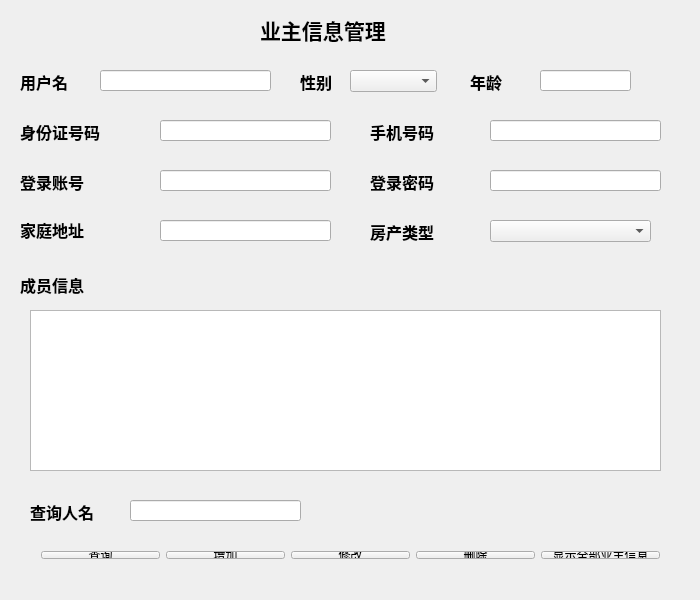
<?xml version="1.0" encoding="UTF-8"?>
<ui version="4.0">
 <class>wuyezengjiaxinxi</class>
 <widget class="QWidget" name="wuyezengjiaxinxi">
  <property name="geometry">
   <rect>
    <x>0</x>
    <y>0</y>
    <width>700</width>
    <height>600</height>
   </rect>
  </property>
  <property name="windowTitle">
   <string>wuyezengjiaxinxi</string>
  </property>
  <property name="styleSheet">
   <string notr="true">background-image: url();</string>
  </property>
  <widget class="QLabel" name="label">
   <property name="geometry">
    <rect>
     <x>260</x>
     <y>10</y>
     <width>171</width>
     <height>41</height>
    </rect>
   </property>
   <property name="text">
    <string>&lt;html&gt;&lt;head/&gt;&lt;body&gt;&lt;p&gt;&lt;span style=&quot; font-size:16pt; font-weight:600;&quot;&gt;业主信息管理&lt;/span&gt;&lt;/p&gt;&lt;/body&gt;&lt;/html&gt;</string>
   </property>
  </widget>
  <widget class="QLabel" name="label_11">
   <property name="geometry">
    <rect>
     <x>20</x>
     <y>270</y>
     <width>91</width>
     <height>31</height>
    </rect>
   </property>
   <property name="text">
    <string>&lt;html&gt;&lt;head/&gt;&lt;body&gt;&lt;p&gt;&lt;span style=&quot; font-size:12pt; font-weight:600;&quot;&gt;成员信息&lt;/span&gt;&lt;/p&gt;&lt;/body&gt;&lt;/html&gt;</string>
   </property>
  </widget>
  <widget class="QTextEdit" name="textEdit">
   <property name="geometry">
    <rect>
     <x>30</x>
     <y>310</y>
     <width>631</width>
     <height>161</height>
    </rect>
   </property>
  </widget>
  <widget class="QLineEdit" name="lineEdit">
   <property name="geometry">
    <rect>
     <x>100</x>
     <y>70</y>
     <width>171</width>
     <height>21</height>
    </rect>
   </property>
  </widget>
  <widget class="QLineEdit" name="lineEdit_2">
   <property name="geometry">
    <rect>
     <x>160</x>
     <y>170</y>
     <width>171</width>
     <height>21</height>
    </rect>
   </property>
  </widget>
  <widget class="QLineEdit" name="lineEdit_4">
   <property name="geometry">
    <rect>
     <x>160</x>
     <y>120</y>
     <width>171</width>
     <height>21</height>
    </rect>
   </property>
  </widget>
  <widget class="QLineEdit" name="lineEdit_5">
   <property name="geometry">
    <rect>
     <x>490</x>
     <y>170</y>
     <width>171</width>
     <height>21</height>
    </rect>
   </property>
  </widget>
  <widget class="QLineEdit" name="lineEdit_3">
   <property name="geometry">
    <rect>
     <x>490</x>
     <y>120</y>
     <width>171</width>
     <height>21</height>
    </rect>
   </property>
  </widget>
  <widget class="QLineEdit" name="lineEdit_8">
   <property name="geometry">
    <rect>
     <x>160</x>
     <y>220</y>
     <width>171</width>
     <height>21</height>
    </rect>
   </property>
  </widget>
  <widget class="QLineEdit" name="lineEdit_7">
   <property name="geometry">
    <rect>
     <x>540</x>
     <y>70</y>
     <width>91</width>
     <height>21</height>
    </rect>
   </property>
  </widget>
  <widget class="QLineEdit" name="lineEdit_9">
   <property name="geometry">
    <rect>
     <x>130</x>
     <y>500</y>
     <width>171</width>
     <height>21</height>
    </rect>
   </property>
  </widget>
  <widget class="QLabel" name="label_2">
   <property name="geometry">
    <rect>
     <x>20</x>
     <y>70</y>
     <width>63</width>
     <height>23</height>
    </rect>
   </property>
   <property name="text">
    <string>&lt;html&gt;&lt;head/&gt;&lt;body&gt;&lt;p&gt;&lt;span style=&quot; font-size:12pt; font-weight:600;&quot;&gt;用户名&lt;/span&gt;&lt;/p&gt;&lt;/body&gt;&lt;/html&gt;</string>
   </property>
  </widget>
  <widget class="QLabel" name="label_3">
   <property name="geometry">
    <rect>
     <x>20</x>
     <y>170</y>
     <width>84</width>
     <height>23</height>
    </rect>
   </property>
   <property name="text">
    <string>&lt;html&gt;&lt;head/&gt;&lt;body&gt;&lt;p&gt;&lt;span style=&quot; font-size:12pt; font-weight:600;&quot;&gt;登录账号&lt;/span&gt;&lt;/p&gt;&lt;/body&gt;&lt;/html&gt;</string>
   </property>
  </widget>
  <widget class="QLabel" name="label_4">
   <property name="geometry">
    <rect>
     <x>370</x>
     <y>120</y>
     <width>84</width>
     <height>23</height>
    </rect>
   </property>
   <property name="text">
    <string>&lt;html&gt;&lt;head/&gt;&lt;body&gt;&lt;p&gt;&lt;span style=&quot; font-size:12pt; font-weight:600;&quot;&gt;手机号码&lt;/span&gt;&lt;/p&gt;&lt;/body&gt;&lt;/html&gt;</string>
   </property>
  </widget>
  <widget class="QLabel" name="label_5">
   <property name="geometry">
    <rect>
     <x>20</x>
     <y>120</y>
     <width>105</width>
     <height>23</height>
    </rect>
   </property>
   <property name="text">
    <string>&lt;html&gt;&lt;head/&gt;&lt;body&gt;&lt;p&gt;&lt;span style=&quot; font-size:12pt; font-weight:600;&quot;&gt;身份证号码&lt;/span&gt;&lt;/p&gt;&lt;/body&gt;&lt;/html&gt;</string>
   </property>
  </widget>
  <widget class="QLabel" name="label_6">
   <property name="geometry">
    <rect>
     <x>370</x>
     <y>170</y>
     <width>84</width>
     <height>23</height>
    </rect>
   </property>
   <property name="text">
    <string>&lt;html&gt;&lt;head/&gt;&lt;body&gt;&lt;p&gt;&lt;span style=&quot; font-size:12pt; font-weight:600;&quot;&gt;登录密码&lt;/span&gt;&lt;/p&gt;&lt;/body&gt;&lt;/html&gt;</string>
   </property>
  </widget>
  <widget class="QLabel" name="label_8">
   <property name="geometry">
    <rect>
     <x>300</x>
     <y>70</y>
     <width>42</width>
     <height>23</height>
    </rect>
   </property>
   <property name="text">
    <string>&lt;html&gt;&lt;head/&gt;&lt;body&gt;&lt;p&gt;&lt;span style=&quot; font-size:12pt; font-weight:600;&quot;&gt;性别&lt;/span&gt;&lt;/p&gt;&lt;/body&gt;&lt;/html&gt;</string>
   </property>
  </widget>
  <widget class="QLabel" name="label_7">
   <property name="geometry">
    <rect>
     <x>20</x>
     <y>210</y>
     <width>91</width>
     <height>41</height>
    </rect>
   </property>
   <property name="text">
    <string>&lt;html&gt;&lt;head/&gt;&lt;body&gt;&lt;p&gt;&lt;span style=&quot; font-size:12pt; font-weight:600;&quot;&gt;家庭地址&lt;/span&gt;&lt;/p&gt;&lt;/body&gt;&lt;/html&gt;</string>
   </property>
  </widget>
  <widget class="QLabel" name="label_9">
   <property name="geometry">
    <rect>
     <x>470</x>
     <y>70</y>
     <width>42</width>
     <height>23</height>
    </rect>
   </property>
   <property name="text">
    <string>&lt;html&gt;&lt;head/&gt;&lt;body&gt;&lt;p&gt;&lt;span style=&quot; font-size:12pt; font-weight:600;&quot;&gt;年龄&lt;/span&gt;&lt;/p&gt;&lt;/body&gt;&lt;/html&gt;</string>
   </property>
  </widget>
  <widget class="QLabel" name="label_10">
   <property name="geometry">
    <rect>
     <x>30</x>
     <y>500</y>
     <width>84</width>
     <height>23</height>
    </rect>
   </property>
   <property name="text">
    <string>&lt;html&gt;&lt;head/&gt;&lt;body&gt;&lt;p&gt;&lt;span style=&quot; font-size:12pt; font-weight:600;&quot;&gt;查询人名&lt;/span&gt;&lt;/p&gt;&lt;/body&gt;&lt;/html&gt;</string>
   </property>
  </widget>
  <widget class="QWidget" name="layoutWidget">
   <property name="geometry">
    <rect>
     <x>30</x>
     <y>540</y>
     <width>641</width>
     <height>30</height>
    </rect>
   </property>
   <layout class="QHBoxLayout" name="horizontalLayout">
    <item>
     <widget class="QPushButton" name="pushButton">
      <property name="text">
       <string>查询</string>
      </property>
     </widget>
    </item>
    <item>
     <widget class="QPushButton" name="pushButton_2">
      <property name="text">
       <string>增加</string>
      </property>
     </widget>
    </item>
    <item>
     <widget class="QPushButton" name="pushButton_3">
      <property name="text">
       <string>修改</string>
      </property>
     </widget>
    </item>
    <item>
     <widget class="QPushButton" name="pushButton_4">
      <property name="text">
       <string>删除</string>
      </property>
     </widget>
    </item>
    <item>
     <widget class="QPushButton" name="pushButton_5">
      <property name="text">
       <string>显示全部业主信息</string>
      </property>
     </widget>
    </item>
   </layout>
  </widget>
  <widget class="QLabel" name="label_12">
   <property name="geometry">
    <rect>
     <x>370</x>
     <y>220</y>
     <width>91</width>
     <height>21</height>
    </rect>
   </property>
   <property name="text">
    <string>&lt;html&gt;&lt;head/&gt;&lt;body&gt;&lt;p&gt;&lt;span style=&quot; font-size:12pt; font-weight:600;&quot;&gt;房产类型&lt;/span&gt;&lt;/p&gt;&lt;/body&gt;&lt;/html&gt;</string>
   </property>
  </widget>
  <widget class="QComboBox" name="comboBox">
   <property name="geometry">
    <rect>
     <x>350</x>
     <y>70</y>
     <width>87</width>
     <height>22</height>
    </rect>
   </property>
   <item>
    <property name="text">
     <string> </string>
    </property>
   </item>
   <item>
    <property name="text">
     <string>女</string>
    </property>
   </item>
   <item>
    <property name="text">
     <string>男</string>
    </property>
   </item>
  </widget>
  <widget class="QComboBox" name="comboBox_2">
   <property name="geometry">
    <rect>
     <x>490</x>
     <y>220</y>
     <width>161</width>
     <height>22</height>
    </rect>
   </property>
   <item>
    <property name="text">
     <string> </string>
    </property>
   </item>
   <item>
    <property name="text">
     <string>A户型</string>
    </property>
   </item>
   <item>
    <property name="text">
     <string>B户型</string>
    </property>
   </item>
   <item>
    <property name="text">
     <string>C户型</string>
    </property>
   </item>
  </widget>
 </widget>
 <layoutdefault spacing="6" margin="11"/>
 <resources/>
 <connections/>
</ui>
